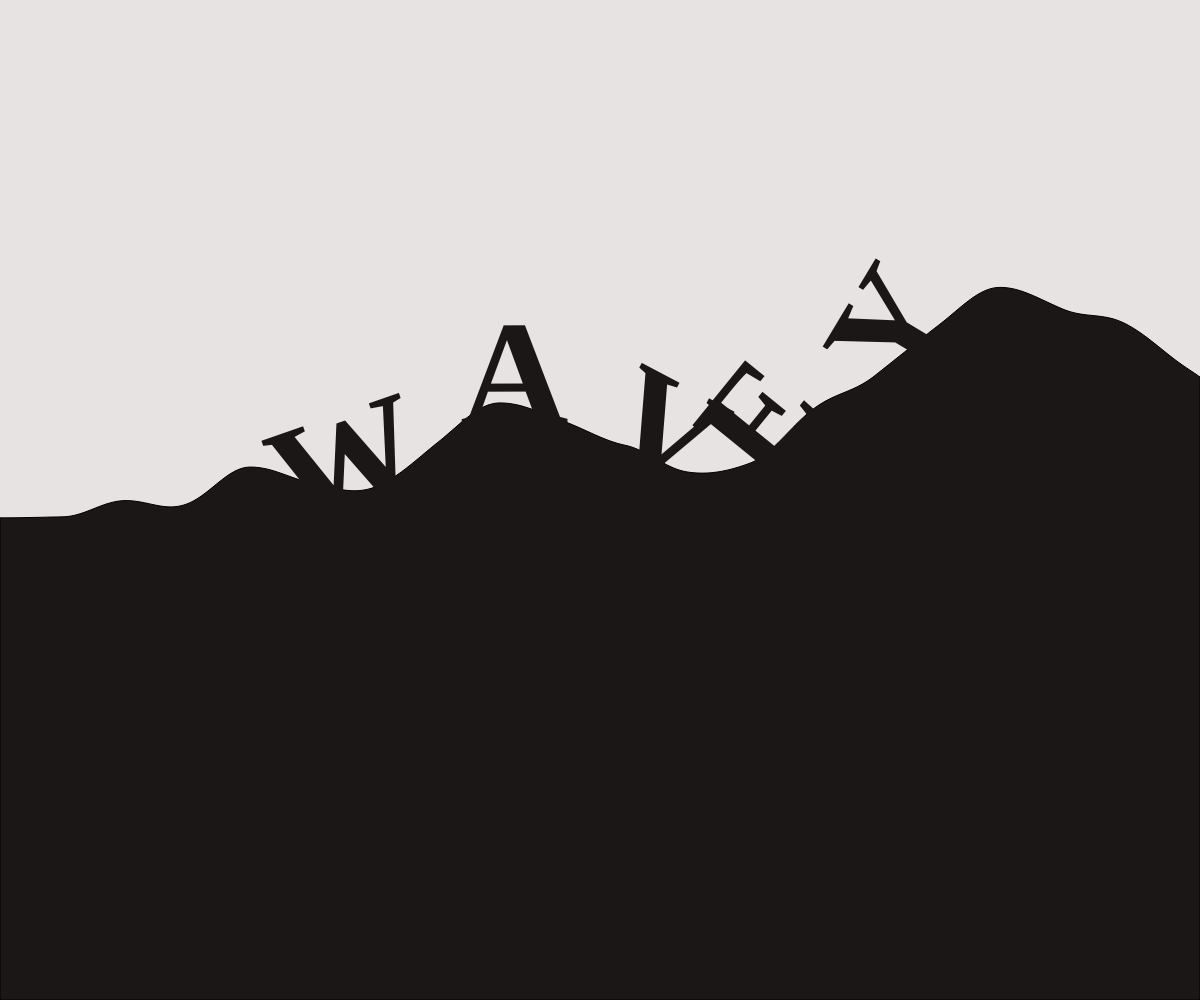
Frame 1 (no input)
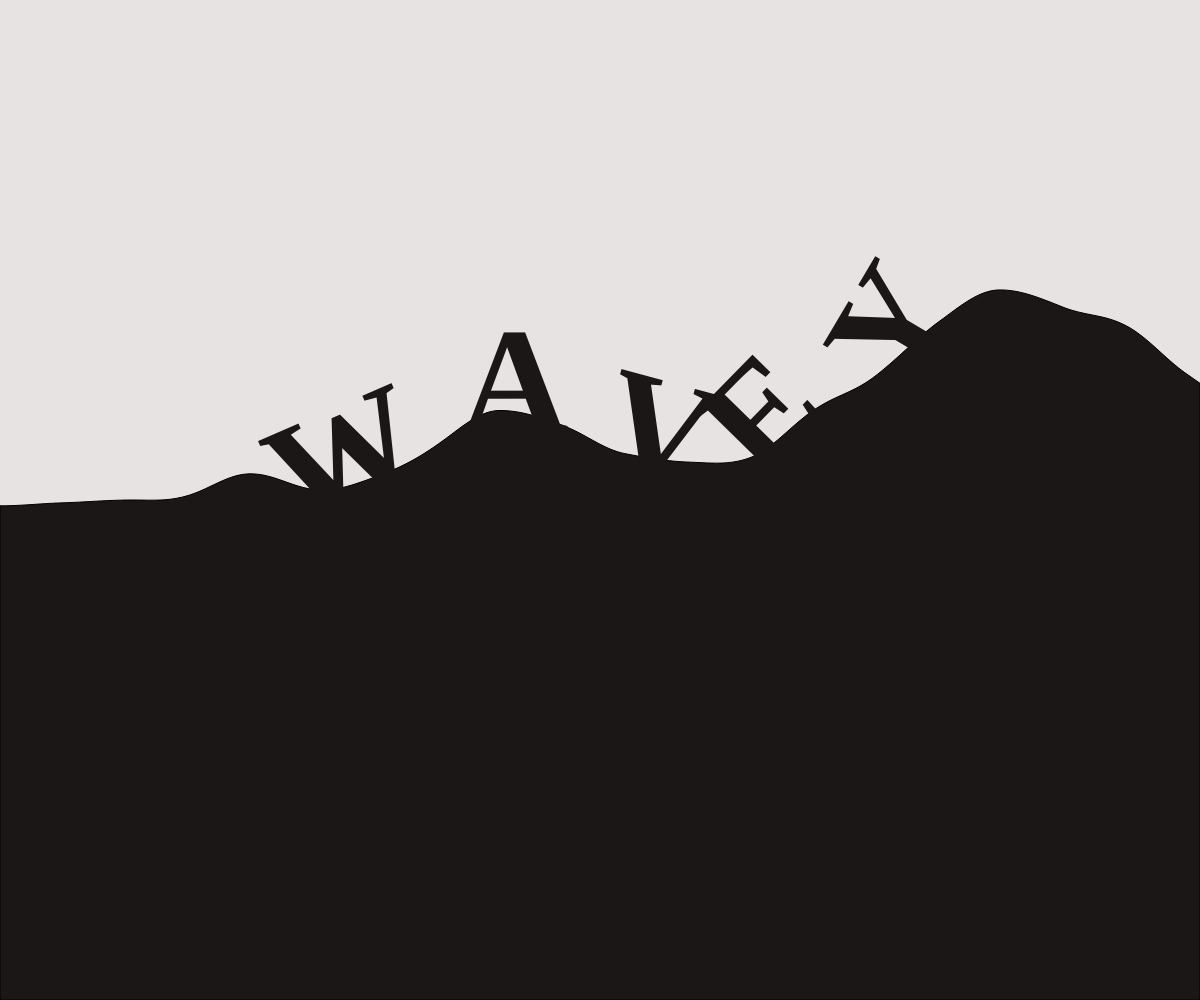
Frame 60 (no input)
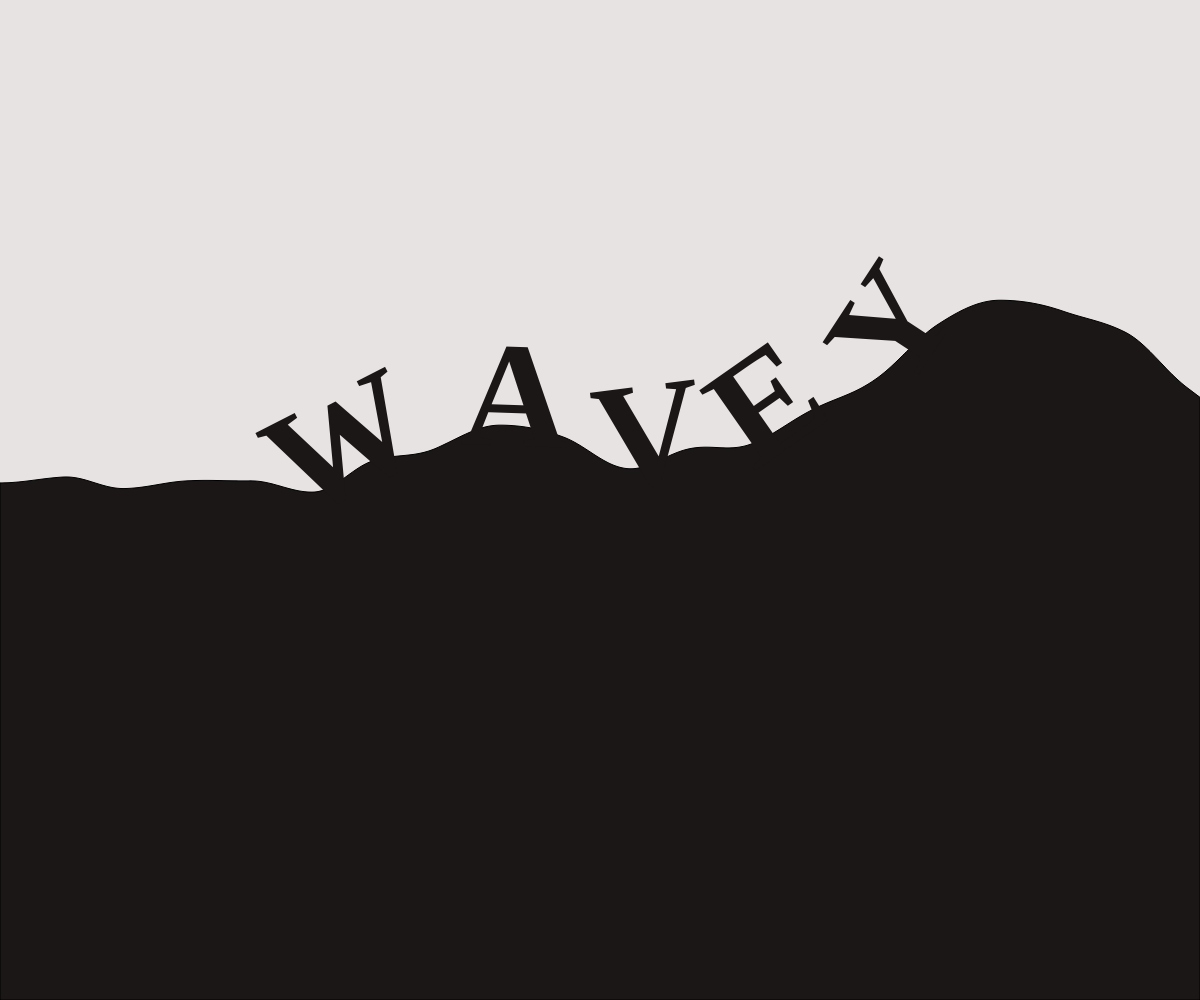
Frame 120 (the mouse pressed at the canvas centre since frame 60)

The p5.js sketch that drew these frames (run headless with seeded random() and noise() and a simulated clock; from frame 60 on, the mouse is pressed at the canvas centre):

// p5.js sketch
// ── sketch.js
const txt = 'WAVEY',
  freq = 0.002,
  fs = 150;

let HALF_W,
  HALF_H,
  startX,
  step,
  amp;

function setup() {
  createCanvas(windowWidth, windowHeight);
  colorMode(HSL, 300, 100, 100, 1);
  HALF_W = windowWidth / 2;
  HALF_H = windowHeight / 2;
  textFont('Avenir');
  textSize(fs);
  textStyle(BOLD);

  step = 0;
  startX = HALF_W - textWidth(txt) / 1.5;
}

function getY(x) {
  return HALF_H / 2 + noise(step, x * freq) * amp;
}

function draw() {
  background(0, 10, 90, 1);
  fill(0, 10, 10, 1);


  step += 0.001;
  amp = 400;

  beginShape();
  vertex(0, height);
  for (let x = 0; x < width; x++) {
    vertex(x, getY(x));
  }
  vertex(width, getY(width));
  vertex(width, height);
  endShape(CLOSE);


  let x = startX;
  for (let i = 0; i < txt.length; i++) {
    let charW = textWidth(txt.charAt(i));
    x += charW / 1.3;
    let y = getY(x);

    let angle = atan2(getY(x - charW * 0.5) - getY(x + charW * 0.5), -fs) + PI;
    angle *= 2;
    push();
    translate(x, y);
    rotate(angle);
    translate(-x, -y);
    text(txt.charAt(i), x - charW * 0.5, y + 20);
    pop();
    x += charW * 0.5;
  }
}
